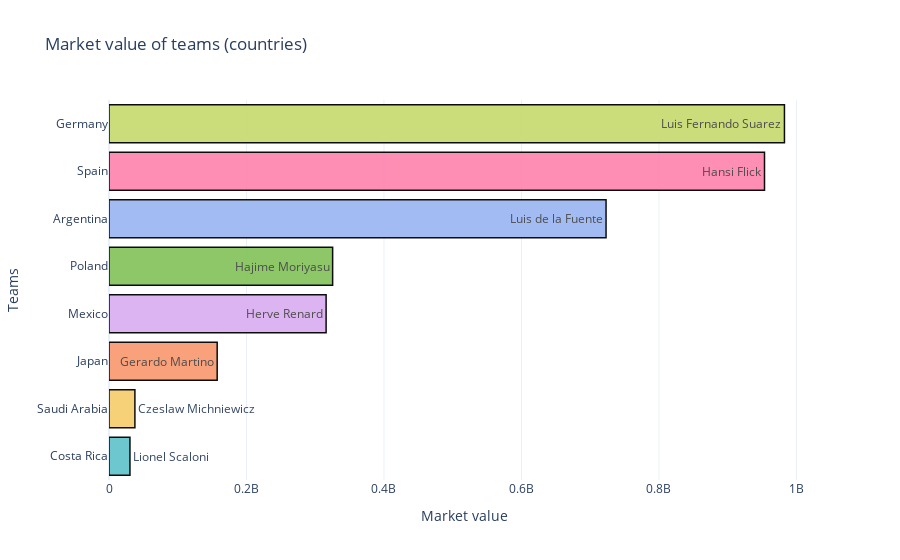

Notebook cell for this chart:
### Code cell
fig = px.bar(teams_grpd_value, x="Market_value", y="Team_Name", barmode="group", template='plotly_white', title="Market value of teams (countries)",
      text = teams.Coach)
fig.update_xaxes(title_text="Market value")
fig.update_yaxes(title_text="Teams")
fig.update_traces(marker_color=['rgb(102, 197, 204)', 'rgb(246, 207, 113)', 'rgb(248, 156, 116)', 'rgb(220, 176, 242)', 'rgb(135, 197, 95)', 'rgb(158, 185, 243)', 'rgb(254, 136, 177)', 'rgb(201, 219, 116)'], marker_line_color='rgb(0,0,0)',
                  marker_line_width=1.5, opacity=0.95)
fig.show()

### Figure 1 — Plotly figure (JSON) as saved in the notebook; plotly's stock layout.template omitted (floating-point values rounded to 4 significant figures)
{"data": [{"alignmentgroup": "True", "hovertemplate": "Market_value=%{x}<br>Team_Name=%{y}<br>text=%{text}<extra></extra>", "legendgroup": "", "marker": {"color": ["rgb(102, 197, 204)", "rgb(246, 207, 113)", "rgb(248, 156, 116)", "rgb(220, 176, 242)", "rgb(135, 197, 95)", "rgb(158, 185, 243)", "rgb(254, 136, 177)", "rgb(201, 219, 116)"], "pattern": {"shape": ""}, "line": {"color": "rgb(0,0,0)", "width": 1.5}}, "name": "", "offsetgroup": "", "orientation": "h", "showlegend": false, "text": ["Lionel Scaloni", "Czeslaw Michniewicz", "Gerardo Martino", "Herve Renard", "Hajime Moriyasu", "Luis de la Fuente", "Hansi Flick", "Luis Fernando Suarez"], "textposition": "auto", "x": [30475000, 37675000, 157350000, 315800000, 325300000, 723000000, 953500000, 982500000], "xaxis": "x", "y": ["Costa Rica", "Saudi Arabia", "Japan", "Mexico", "Poland", "Argentina", "Spain", "Germany"], "yaxis": "y", "type": "bar", "opacity": 0.95}], "layout": {"xaxis": {"anchor": "y", "domain": [0.0, 1.0], "title": {"text": "Market value"}}, "yaxis": {"anchor": "x", "domain": [0.0, 1.0], "title": {"text": "Teams"}}, "legend": {"tracegroupgap": 0}, "title": {"text": "Market value of teams (countries)"}, "barmode": "group"}}
